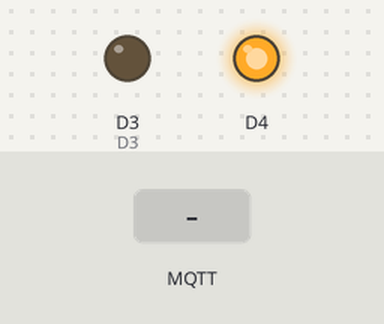
The sketch below on a simulated ESP8266 (NodeMCU). On the bench: output pins drawn as LEDs (lit = HIGH). The test bench sets the inputs (shaded band). WiFi joins after 1.5 s; servers stay silent unless stated; no MQTT or app messages arrive unless stated; what the sketch prints to the serial monitor is not drawn.

Above: at 2.7 s.
2.8 s: MQTT message "sander2001" arrives on the first subscribed topic
At 4.1 s:
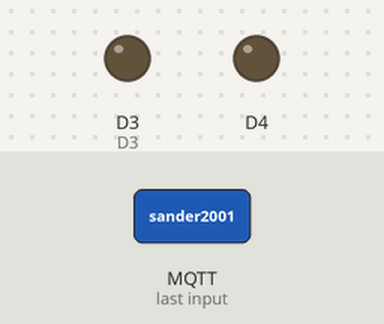
6.6 s: MQTT message "start transmission" arrives on the first subscribed topic
At 7.8 s:
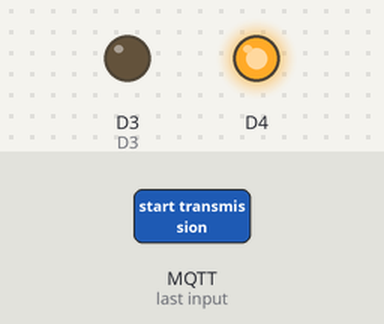
8.6 s: MQTT message "stop transmission" arrives on the first subscribed topic
At 9.4 s:
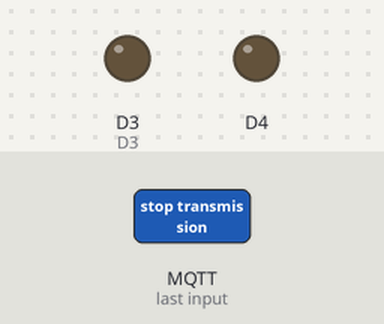
Timing chart, 0 to 11.6 s (numbered marks = the images above; inputs shaded):
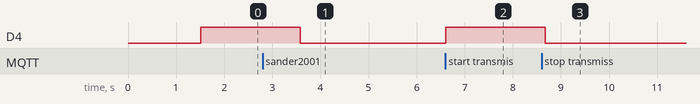

Measured:
- after the input at 2.8 s, D4: HIGH → LOW after 0.78 s
- after the input at 6.6 s, D4: LOW → HIGH at once
- after the input at 8.6 s, D4: HIGH → LOW after 0.08 s

The sketch:

ESPtoATMEGA.ino
```cpp
#include <SoftwareSerial.h>
#include <ESP8266WiFi.h>
#include "PubSubClient.h"

//#define SSID          "TP-Link_5980"
//#define PWD           "sander2001"
//#define MQTT_SERVER   "192.168.0.102"
//#define SSID          "telenet-412D4EB"
//#define PWD           "QR8raunyjzya"
// #define MQTT_SERVER "192.168.0.149"
#define SSID          "Techtile"
#define PWD           "Techtile229"
#define MQTT_SERVER   "192.108.0.79"

#define MQTT_PORT 1883

#define LED_2 14

WiFiClient espClient;
PubSubClient client(espClient);
long lastMsg = 0;
char msg[50];

int D2 = 4;
int D3 = 0;
SoftwareSerial uartSerial(D2, D3);
float value = 10.0;
float previousValue = value;
int number = 10;
int previousNumber = number;


void callback(char *topic, byte *message, unsigned int length);
void handleMessage(String message);

void setup_wifi() {
  delay(10);
  Serial.println("Connecting to WiFi..");

  WiFi.begin(SSID, PWD);

  while (WiFi.status() != WL_CONNECTED) {
    delay(500);
    Serial.print(".");
  }

  Serial.println("");
  Serial.println("WiFi connected");
  Serial.println("IP address: ");
  Serial.println(WiFi.localIP());
}

void setup() {
  Serial.begin(9600);
  uartSerial.begin(4800);

  setup_wifi();
  client.setServer(MQTT_SERVER, MQTT_PORT);
  client.setCallback(callback);

  pinMode(D2, INPUT);
  pinMode(D3, OUTPUT);

  pinMode(2, OUTPUT);
  digitalWrite(2, HIGH);

  previousValue = value;
  previousNumber = number;
}

void callback(char *topic, byte *message, unsigned int length) {
  Serial.print("Message arrived on topic: ");
  Serial.print(topic);
  Serial.print(". Message: ");
  String messageTemp = "";

  digitalWrite(2, !digitalRead(2));

  for (int i = 0; i < length; i++) {
    messageTemp += (char)message[i];
  }
  Serial.println();
  Serial.print("'" + messageTemp + "'");
  Serial.println(" ontvangen");
  handleMessage(messageTemp);
}

void reconnect() {
  while (!client.connected()) {
    Serial.print("Attempting MQTT connection...");
    if (client.connect("zendstation")) {
      Serial.println("connected");
      client.subscribe("sander/botToZendstation");
    } else {
      Serial.print("failed, rc=");
      Serial.print(client.state());
      Serial.println(" try again in 5 seconds");
      delay(5000);
    }
  }
}

void loop() {
  if (!client.connected()) {
    reconnect();
  }
  client.loop();

  value = uartSerial.parseFloat();
  if (uartSerial.read() == '\n') {
    if (value != 404) {
      Serial.print("\n");
      Serial.print("message received: ");
      Serial.println(value);
      client.publish("sander/zendstationToBot", "number was delivered");
    } else {
      Serial.print("\n");
      Serial.println("Error occurred, check zendstation");
      client.publish("sander/zendstationToUser", "Error occurred, check zendstation");
    }
  }
}

void handleMessage(String message) {
  if (message == "start transmission") {
    Serial.println("recognized start transmission");
    uartSerial.print(0);
    uartSerial.print("\n");
  } else if (message == "stop transmission") {
    Serial.println("recognized stop transmission");
    uartSerial.print(-1);
    uartSerial.print("\n");
  } else if (message == "more power") {
    Serial.println("recognized more power");
    uartSerial.print(1);
    uartSerial.print("\n");
  } else if (message == "less power") {
    Serial.println("recognized less power");
    uartSerial.print(2);
    uartSerial.print("\n");
  }
}
```
